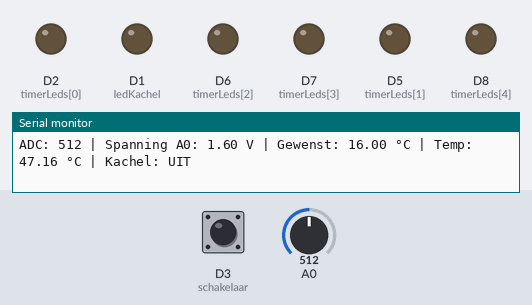
Recording of a sketch running on a simulated ESP8266 (NodeMCU). Shown: output pins drawn as LEDs (lit = HIGH), the last lines printed to the serial monitor. Inputs (shaded band) come from the test bench; at power-on: A0 = 512, D3 (schakelaar) HIGH.

Above: at 2.2 s.
2.3 s: A0 set to 474
3.8 s: A0 set to 451
At 4.1 s:
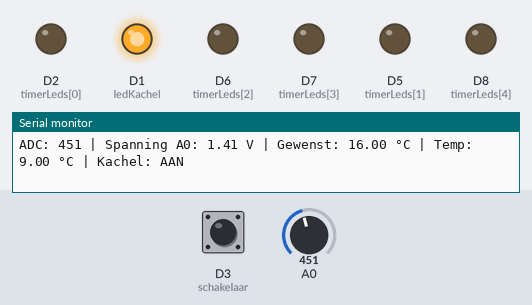
5.3 s: D3 (schakelaar) pulled LOW for 0.25 s
At 5.9 s:
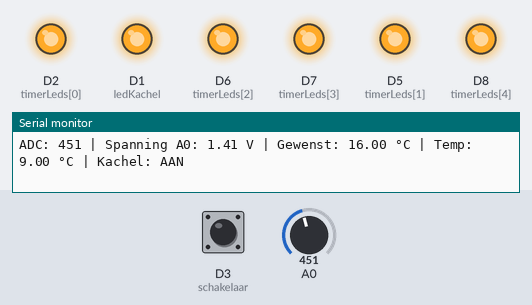
8.5 s: A0 set to 511
At 10.4 s:
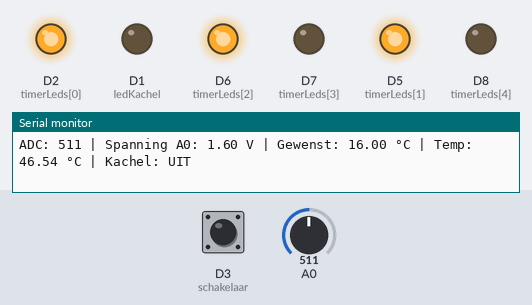
11.5 s: A0 set to 306
At 12.6 s:
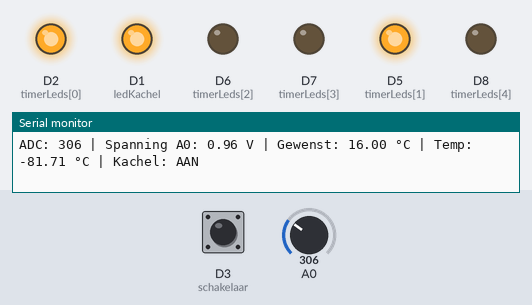
14.5 s: D3 (schakelaar) pulled LOW for 3.2 s
At 18.5 s:
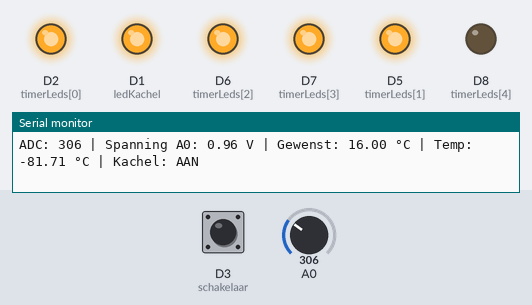
Timing chart, 0 to 21.3 s (numbered marks = the images above; inputs shaded):
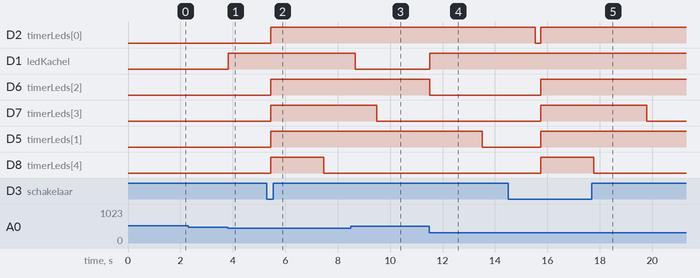

Measured:
- the behaviour switches between 461 and 460 on A0 (found by bisection; images 0 and 1)
- after the input at 3.8 s, D1 (ledKachel): LOW → HIGH at once
- after the input at 5.3 s, D2 (timerLeds[0]), D6 (timerLeds[2]), D7 (timerLeds[3]), D5 (timerLeds[1]): LOW → HIGH after 0.15 s; D8 (timerLeds[4]): LOW → HIGH after 0.15 s, → LOW 2.0 s later
- after the input at 8.5 s, D1 (ledKachel): HIGH → LOW after 0.18 s
- after the input at 11.5 s, D1 (ledKachel): LOW → HIGH at once
- after the input at 14.5 s, D6 (timerLeds[2]), D5 (timerLeds[1]): LOW → HIGH after 1.2 s; D7 (timerLeds[3]): LOW → HIGH after 1.2 s, → LOW 4.0 s later; D8 (timerLeds[4]): LOW → HIGH after 1.2 s, → LOW 2.0 s later

The sketch:

Temp_Uitmeten_Met_Led_Met_Timer.ino
```cpp
const int ledKachel = D1;
const float gewensteTemp = 16.0;
bool kachelAan = false;
const float hysterese = 1.0;

const int schakelaar = D3;
const int timerLeds[5] = {D2, D5, D6, D7, D8};
bool timerActief = false;
unsigned long timerStart = 0;

void setup() {
  Serial.begin(115200);
  delay(1000);
  Serial.println("LM335 Temperatuurmeting gestart...");

  pinMode(ledKachel, OUTPUT);
  digitalWrite(ledKachel, LOW);

  pinMode(schakelaar, INPUT_PULLUP);
  for (int i = 0; i < 5; i++) {
    pinMode(timerLeds[i], OUTPUT);
    digitalWrite(timerLeds[i], LOW);
  }
}

void loop() {
  int rawADC = analogRead(A0);

  float spanningA0 = (rawADC / 1023.0) * 3.2;
  float spanningSensor = spanningA0 * 2.0;
  float tempKelvin = spanningSensor * 100.0;
  float tempCelsius = tempKelvin - 273.15;


  if (tempCelsius < (gewensteTemp - hysterese)) {
    digitalWrite(ledKachel, HIGH);
    kachelAan = true;
  } else {
    digitalWrite(ledKachel, LOW);
    kachelAan = false;
  }

  if (digitalRead(schakelaar) == LOW && !timerActief) {
    timerActief = true;
    timerStart = millis();
  }

  if (timerActief) {
    unsigned long verstreken = millis() - timerStart;

    if (verstreken < 10000) {
      int aantalAan = 5 - (verstreken / 2000);
      for (int i = 0; i < 5; i++) {
        if (i < aantalAan) {
          digitalWrite(timerLeds[i], HIGH);
        } else {
          digitalWrite(timerLeds[i], LOW);
        }
      }
    } else {
      timerActief = false;
      for (int i = 0; i < 5; i++) {
        digitalWrite(timerLeds[i], LOW);
      }
    }
  }

  Serial.print("ADC: ");
  Serial.print(rawADC);
  Serial.print(" | Spanning A0: ");
  Serial.print(spanningA0);
  Serial.print(" V | Gewenst: ");
  Serial.print(gewensteTemp);
  Serial.print(" °C | Temp: ");
  Serial.print(tempCelsius);
  Serial.print(" °C | Kachel: ");
  if (kachelAan) {
    Serial.println("AAN");
  } else {
    Serial.println("UIT");
  }

  delay(200);
}
```
